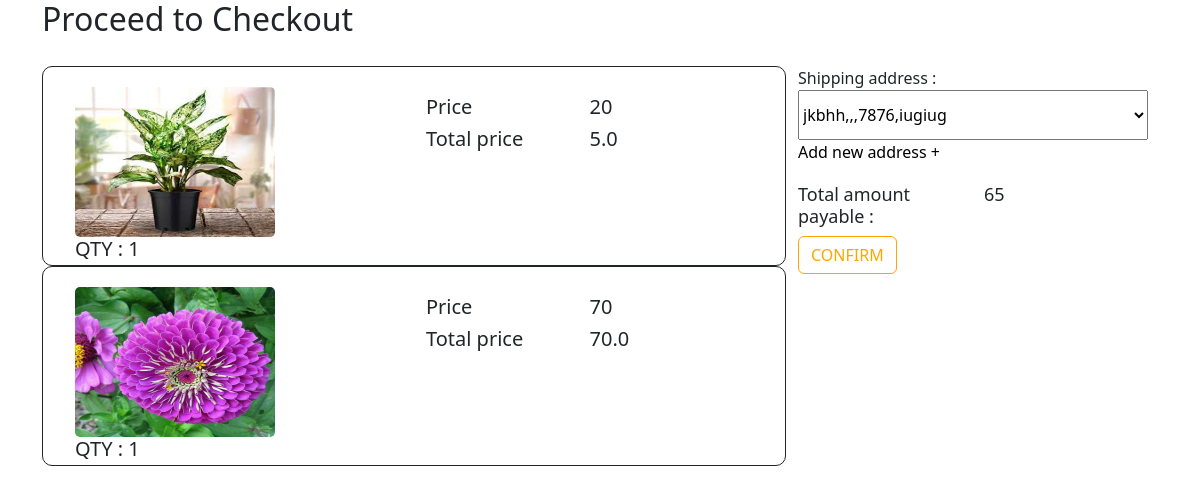
The app's page /ordersummary2/65/65 (signed in), older data.
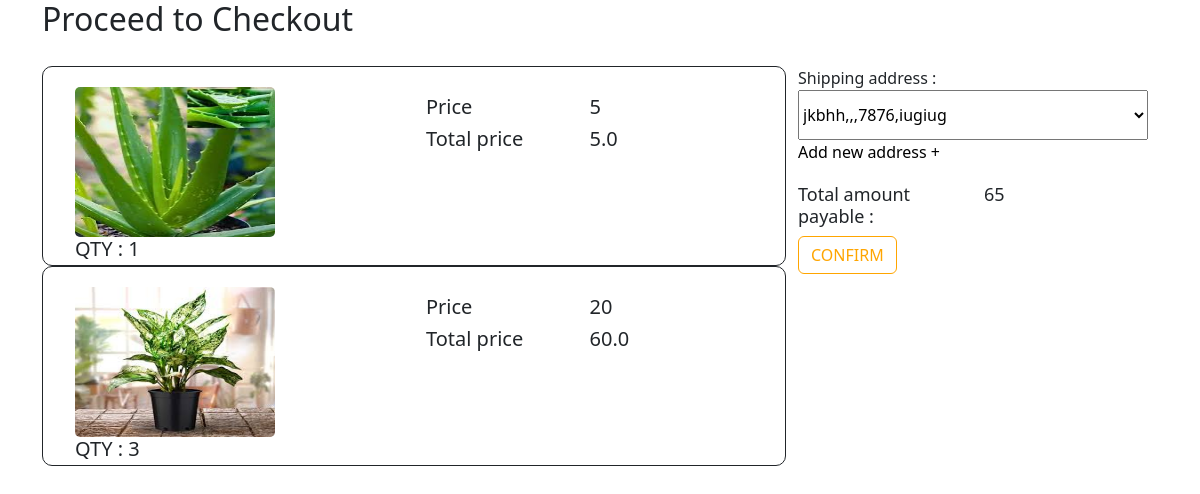
The same page, newer data.
### app/models.py (models this page shows, shortened)
class Cart(models.Model):
    user=models.ForeignKey(User,on_delete=models.CASCADE)
    Plants=models.ForeignKey(Plants,on_delete=models.CASCADE)
    qty=models.IntegerField()
    price=models.FloatField()

class Plants(models.Model):
    p_id=models.TextField()
    name=models.TextField()
    p_catg=models.TextField()
    p_dis=models.TextField()
    price=models.IntegerField()
    offer_price=models.IntegerField()
    img=models.FileField()
    img2=models.FileField()
    stock=models.IntegerField()
    catg=models.ForeignKey(Category,on_delete=models.CASCADE)
    mcatg=models.ForeignKey(Main_cat,on_delete=models.CASCADE)

### app/views.py (the view)
# urls.py: path('ordersummary2/<price>/<total>',views.orderSummary2, name="ordersummary2"),
def orderSummary2(req,price,total):
    if 'user' in req.session:
        user=User.objects.get(username=req.session['user'])
        data=Address.objects.filter(user=user)
        cart=Cart.objects.filter(user=user)
        if req.method == 'POST':
            address=req.POST['address']
            addr=Address.objects.get(user=user,pk=address)
            req.session['address']=addr.pk
            return redirect("payment2")
        else:
            return render(req,'user/cart_buy.html',{'cart':cart,'data':data,'price':price,'total':total})
    else:
        return redirect(m_login)

### templates/user/cart_buy.html (shortened to what this page needs)
<!DOCTYPE html>
<html lang="en">
<head>
    <link href="https://cdn.jsdelivr.net/npm/bootstrap@5.3.3/dist/css/bootstrap.min.css" rel="stylesheet">
    {% load static %}
</head>
<body>
    <div class="container">
        <h2>Proceed to Checkout</h2>
    <div class="body">
        <div class="container os2">
          <div class="row">
            <div class="col-lg-8">
              {% for i in cart %}
              <div class="row row2">
                <div class="col-lg-6">
                  <img src="{{i.Plants.img.url}}" alt="">
                  <h3>QTY : {{i.qty}}</h3>
                </div>
                <div class="col-lg-6 col-lg-61">
                  <div class="row row3">
                    <div class="col-lg-6 col-xs-6">
                      <h3>Price </h3>
                      <h3>Total price </h3>
                    </div>
                    <div class="col-lg-6 col-xs-6">
                      <h3 class="offerPrice">{{i.Plants.offer_price}}</h3>
                      <h3 class="totalPrice">{{i.price}}</h3>
                    </div>
                  </div>
                </div>
              </div>
              {% endfor %}
            </div>
            <div class="col-lg-4">
              <form class="addressForm" action="" method="post" enctype="multipart/form-data">
                <label for="">Shipping address : </label><br>
                <select name="address" id="address">
                  {% for i in data %}
                  <option value="{{i.pk}}">{{i.name}},{{i.house}},{{i.street}},{{i.pin}},{{i.state}}</option>
                  {% endfor %}
                </select><br>
                <a href="../adrs">Add new address + </a>
                <div class="row row4">
                  <div class="col-lg-6">
                    <h3>Total amount payable : </h3>
                  </div>
                  <div class="col-lg-6">
                    <h3 class="offerPrice">{{total}}</h3>
                  </div>
                </div>
                <button type="submit" class="btn">CONFIRM</button>
              </form>
            </div>
          </div>
        </div>
      </div>
</body>
</html>

### templates/user/cart_buy.html (style rules this page uses)
.os2 { padding-top: 20px; }
.os2 .col-lg-8 .row2 { padding: 20px; height: 200px; border: 1px solid; border-radius: 10px; }
.os2 .col-lg-8 .row img { border-radius: 5px; width: 200px; height: 150px; }
.os2 .col-lg-8 h3 { font-size: 20px; }
.os2 .col-lg-8 .row3 { margin: 0; padding: 0; }
.os2 .col-lg-8 .row3 .col-xs-6 { padding: 0; }
.os2 a { text-decoration: none; color: black; }
.os2 .col-lg-4 #address { width: 350px; height: 50px; }
.os2 .row4 { margin-top: 20px; }
.os2 .row4 .col-lg-6 h3 { font-size: 18px; }
.os .btn,.address .btn1,.addressForm .btn { border-color: orange; color: orange; }

Row changes from the older to the newer data that the page shows:
removed Cart: Plants.img (picture), qty "1", Plants.offer_price "20", price "5.0"
removed Cart: Plants.img (picture), qty "1", Plants.offer_price "70", price "70.0"
added Cart: Plants.img (picture), qty "1", Plants.offer_price "5", price "5.0"
added Cart: Plants.img (picture), qty "3", Plants.offer_price "20", price "60.0"
